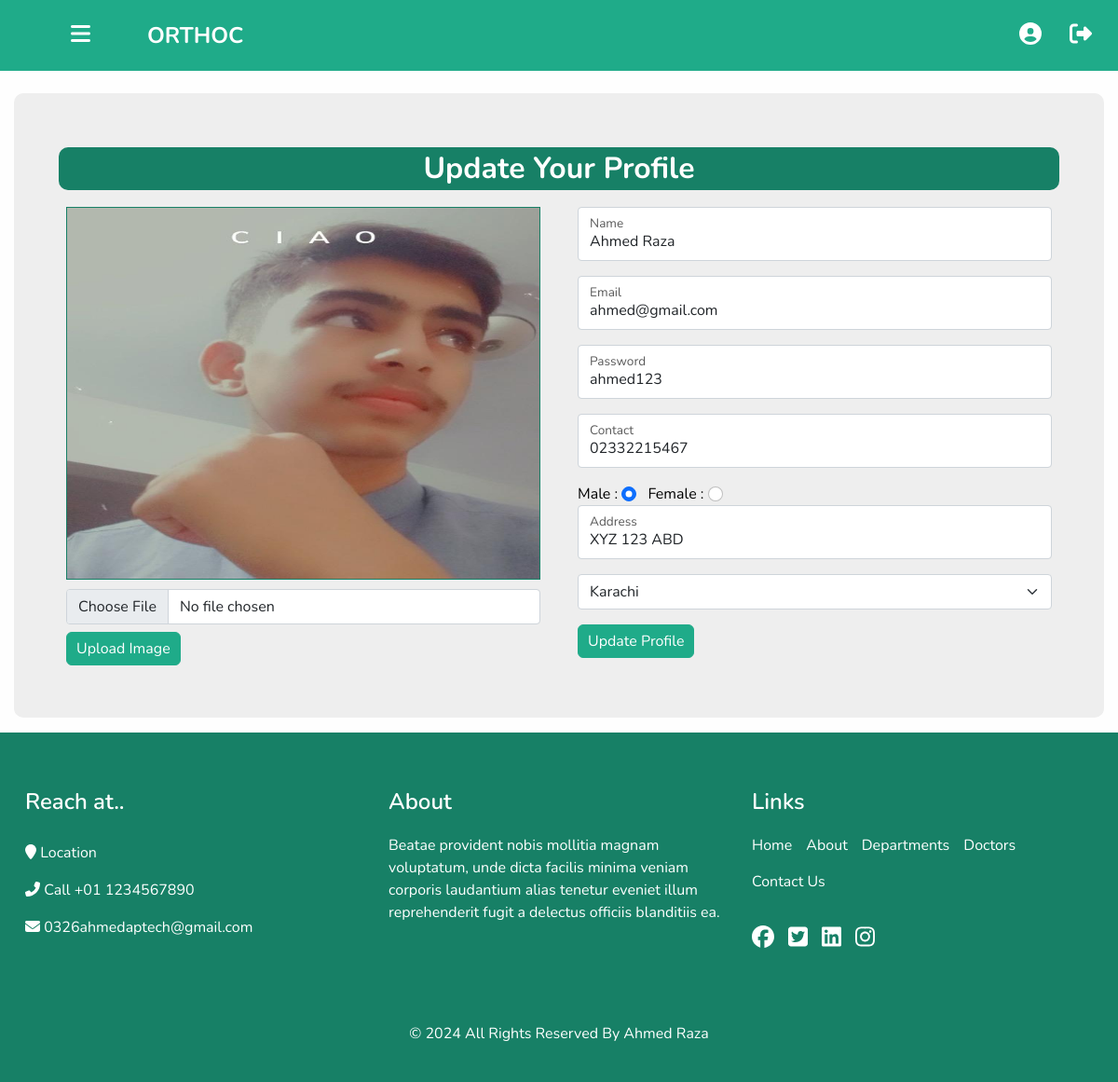
The page /orthoc/profile.php (signed in) on the database its author committed.
### tables this page shows
CREATE TABLE `tbl_patient` (
  `id` int(11) NOT NULL,
  `name` varchar(50) DEFAULT NULL,
  `email` varchar(50) DEFAULT NULL,
  `password` varchar(50) DEFAULT NULL,
  `contact` varchar(15) DEFAULT NULL,
  `cid` varchar(50) DEFAULT NULL,
  `address` varchar(100) DEFAULT NULL,
  `image` varchar(200) DEFAULT NULL,
  `gender` varchar(50) DEFAULT NULL,
  `status` varchar(50) DEFAULT 'activate'
);

CREATE TABLE `tbl_city` (
  `id` int(11) NOT NULL,
  `city` varchar(50) DEFAULT NULL
);

### orthoc/profile.php (the view, shortened to what this page needs)
<?php require("top.php"); ?>
    <?php require("navbar.php");  ?>
    <section class="profile_section">
        <div class="container p-4 p-md-5 my-3 sec_form_bg">
            <div class="sec_heading">
                <h2>Update Your Profile</h2>
            </div>
            <div class="row ">
                <div class="col-md-6">
                    <form method="POST" enctype="multipart/form-data" class="p-2">
                        <div class="profile_photo">
                            <?php
                                $session = $_SESSION['login']['id'];
                                $fetch_image_query = "SELECT * FROM tbl_patient WHERE id = $session ";
                                $fetch_image_result = mysqli_query($connection,$fetch_image_query);
                                $image = mysqli_fetch_assoc($fetch_image_result);
                                echo "<img src='$image[image]' />";
                            ?>
                        </div>
                        <input type="file" name="profile_image" class="form-control mb-2" required>
                        <input type="submit" class="profile_btn" value="Upload Image" name="update_image">
                    </form>
                </div>
                <div class="col-md-6">
                    <?php
                        $fetch_query = "SELECT * FROM tbl_patient WHERE id = $session ";
                        $result = mysqli_query($connection,$fetch_query);
                        $fetch_result = mysqli_fetch_assoc($result);
                    ?>
                    <form method="POST" class="p-2">
                        <div class="form-floating mb-3">
                            <input type="text" class="form-control" name="p_name" value="<?php echo $fetch_result['name']; ?>" id="pname" placeholder="Name">
                            <label for="pname">Name</label>
                        </div>
                        <div class="form-floating mb-3">
                            <input type="email" class="form-control" name="p_email" value="<?php echo $fetch_result['email']; ?>" id="pemail" placeholder="email@gmail.com">
                            <label for="pemail">Email</label>
                        </div>
                        <div class="form-floating mb-3">
                            <input type="text" class="form-control" name="p_password" value="<?php echo $fetch_result['password']; ?>" id="ppassword" placeholder="123xyz#@^$%">
                            <label for="ppassword">Password</label>
                        </div>
                        <div class="form-floating mb-3">
                            <input type="text" class="form-control" name="p_contact" value="<?php echo $fetch_result['contact']; ?>" id="pcontact" placeholder="111-222-333">
                            <label for="pcontact">Contact</label>
                        </div>
                        Male : <input type="radio" class="form-check-input me-2 " name="p_gender"<?php if($fetch_result['gender']=='male'){echo "checked";}else ?> value="male" id="pgender" placeholder="email@gmail.com">
                        Female : <input type="radio" class="form-check-input" name="p_gender" <?php if($fetch_result['gender']=='female'){echo "checked";} ?> value="female" id="pgender" placeholder="email@gmail.com">
                        <div class="form-floating mb-3">
                            <input type="text" class="form-control" name="p_address" value="<?php echo $fetch_result['address']; ?>" id="paddress" placeholder="111-222-333">
                            <label for="paddress">Address</label>
                        </div>
                        <select class="form-select mb-3" name="p_city" required>
                            <?php
                                $fetch_city = "SELECT * FROM tbl_city";
                                $fetch_city_result = mysqli_query($connection,$fetch_city);
                                foreach($fetch_city_result as $row){
                                    echo "<option value='$row[id]'";if($fetch_result['cid']==$row['id']){echo "selected";}echo">"."$row[city]</option>";
                                }
                            ?>
                        </select>
                        <input type="submit" class="profile_btn" value="Update Profile" name="update_profile">
                    </form>
                </div>
            </div>
        </div>
    </section>
    <?php
    require("footer.php");
    ?>
<?php require("bottom.php"); ?>

### admin_panel/assets/css/custom_style.css (style rules this page uses)
body { font-family: 'Nunito', sans-serif; color: #000000; background-color: #fefefe; overflow-x: hidden; }
.profile_btn { border: 1px solid #1fab89; background-color: #1fab89; border-radius: 6px; color: #fff; font-weight: 400; padding: 5px 10px; transition: .3s; }
.profile_photo { width: 100%; height: 400px; border: 1px solid #178066; margin-bottom: 10px; }
.sec_form_bg { background-color: #eeeeee; border-radius: 10px; }
.sec_heading { border-radius: 10px; padding: 4px 0; margin: 10px 0; background-color: #178066; }
.sec_heading h2 { color: #fff; text-align: center; font-weight: bolder; margin: 0; }

### admin_panel/assets/css/responsive.css (style rules this page uses)
@media (min-width: 1200px) { .container { max-width: 1170px; } }

### orthoc/profile.php (style rules this page uses)
.profile_section { margin-top: 100px !important; }
.profile_photo img { width: 100%; height: 100%; }

### rows shown on the page
tbl_patient: image (picture), p_name "Ahmed Raza", p_email "ahmed@gmail.com", p_password "ahmed123", p_contact "02332215467", gender "☑", p_address "XYZ 123 ABD", p_city "Karachi"
